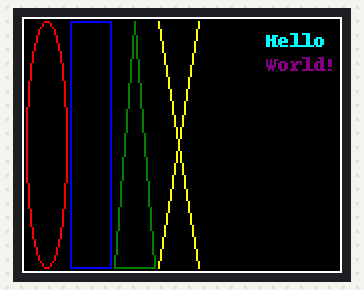
The program below on a simulated Raspberry Pi (BCM pin numbers). On the bench: 160×128 colour display. The clock reads 2024-03-15 10:24:30 at power-on unless the program sets it; what the program prints to the terminal is not drawn. At 53.6 s the program stops and its outputs stay as they are.

Above: at 0.1 s.
At 47.95 s:
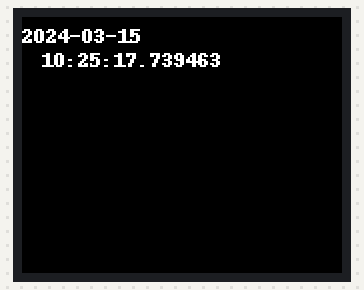
At 49.26 s:
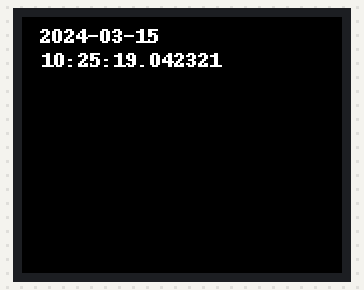
At 50.7 s:
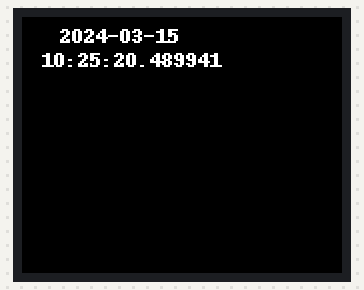
At 52.01 s:
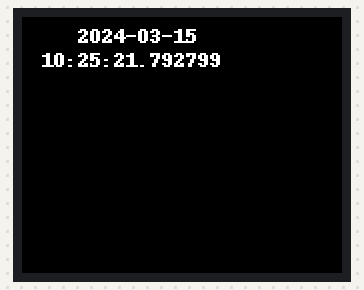
At 53.45 s:
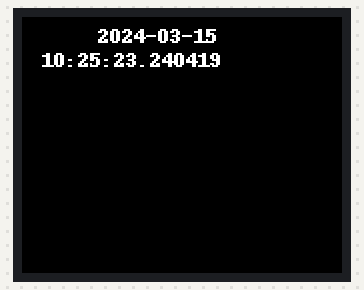

Measured:
- what the display in image 0 shows lasts 39.1 s, from 0.1 s to 39.2 s

The program:

draw.py
```python
import time
import datetime
from luma.core.interface.serial import spi
from luma.lcd.device import st7735
from luma.core.render import canvas


def primitives(device, draw):
    # Draw some shapes
    # First define some constants to allow easy resizing of shapes
    padding = 2
    shape_width = 20
    top = padding
    bottom = device.height - padding - 1

    # Move left to right keeping track of the current x position for drawing shapes
    x = padding

    # Draw an ellipse
    draw.ellipse((x, top, x + shape_width, bottom), outline="red", fill="black")
    x += shape_width + padding

    # Draw a rectangle
    draw.rectangle((x, top, x + shape_width, bottom), outline="blue", fill="black")
    x += shape_width + padding

    # Draw a triangle
    draw.polygon([(x, bottom), (x + shape_width / 2, top), (x + shape_width, bottom)], outline="green", fill="black")
    x += shape_width + padding

    # Draw an X
    draw.line((x, bottom, x + shape_width, top), fill="yellow")
    draw.line((x, top, x + shape_width, bottom), fill="yellow")
    x += shape_width + padding

    # Write two lines of text
    left, t, right, bottom = draw.textbbox((0, 0), 'World!')
    w, h = right - left, bottom - t
    x = device.width - padding - w
    draw.rectangle((x, top + 4, x + w, top + h), fill="black")
    draw.rectangle((x, top + 16, x + w, top + 16 + h), fill="black")
    draw.text((device.width - padding - w, top + 4), 'Hello', fill="cyan")
    draw.text((device.width - padding - w, top + 16), 'World!', fill="purple")

    # Draw a rectangle of the same size of screen
    draw.rectangle(device.bounding_box, outline="white")


def main():
    serial = spi(port=0, device=0)
    device = st7735(serial, width=160, height=128, rotate=2, h_offset=1, v_offset=2, bgr=True)

    print("Testing basic canvas graphics...")
    for _ in range(2):
        with canvas(device) as draw:
            primitives(device, draw)
    time.sleep(5)

    print("Testing contrast (dim/bright cycles)...")
    for _ in range(5):
        for level in range(255, -1, -10):
            device.contrast(level)
            time.sleep(0.1)
        time.sleep(0.5)

        for level in range(0, 255, 10):
            device.contrast(level)
            time.sleep(0.1)

        time.sleep(1)

    print("Testing display ON/OFF...")
    for _ in range(5):
        time.sleep(0.5)
        device.hide()

        time.sleep(0.5)
        device.show()

    print("Testing clear display...")
    time.sleep(2)
    device.clear()

    print("Testing screen updates...")
    time.sleep(2)
    for x in range(40):
        with canvas(device) as draw:
            now = datetime.datetime.now()
            draw.text((x, 4), str(now.date()), fill="white")
            draw.text((10, 16), str(now.time()), fill="white")
            time.sleep(0.1)


if __name__ == "__main__":
    try:
        main()
    except KeyboardInterrupt:
        pass
```
